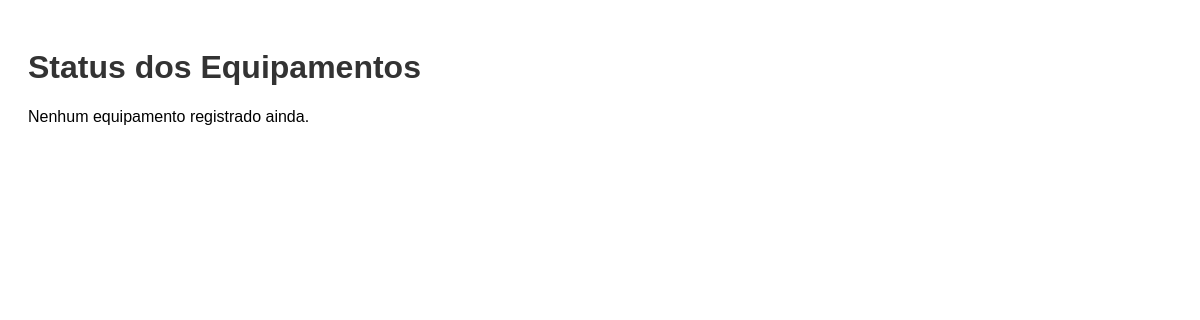
Before: / with the older database file.
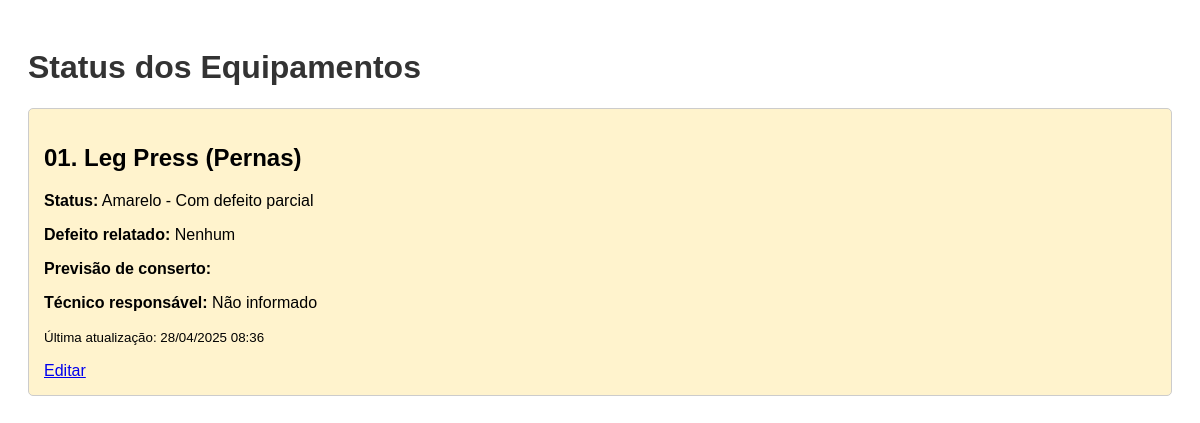
After: the same page with the newer database file.
### equipamentos/models.py (models this page shows, shortened)
class Equipamento(models.Model):
    STATUS_CHOICES = [
        ('verde', 'Verde - Funcionando'),
        ('amarelo', 'Amarelo - Com defeito parcial'),
        ('vermelho', 'Vermelho - Fora de uso'),
    ]
    nome = models.CharField(max_length=100)
    categoria = models.CharField(max_length=50)
    status = models.CharField(max_length=10, choices=STATUS_CHOICES, default='verde')
    defeito_relatado = models.TextField(blank=True, null=True)
    data_chamado = models.DateField(auto_now_add=True)
    previsao_conserto = models.DateField(blank=True, null=True)
    tecnico_responsavel = models.CharField(max_length=100, blank=True, null=True)
    ultima_atualizacao = models.DateTimeField(auto_now=True)

### equipamentos/views.py (the view)
# urls.py: path('', views.lista_equipamentos, name='lista_equipamentos'),
def lista_equipamentos(request):
    equipamentos = Equipamento.objects.all()
    return render(request, 'equipamentos/lista.html', {'equipamentos': equipamentos})

### equipamentos/templates/equipamentos/lista.html (shortened to what this page needs)
<!DOCTYPE html>
<html lang="pt-br">
<head>
</head>
<body>
    <h1>Status dos Equipamentos</h1>
    {% for eq in equipamentos %}
        <div class="equipamento {{ eq.status }}">
            <h2>{{ eq.nome }} ({{ eq.categoria }})</h2>
            <p><strong>Status:</strong> {{ eq.get_status_display }}</p>
            <p><strong>Defeito relatado:</strong> {{ eq.defeito_relatado|default:"Nenhum" }}</p>
            <p><strong>Previsão de conserto:</strong> {{ eq.previsao_conserto|date:"d/m/Y" }}</p>
            <p><strong>Técnico responsável:</strong> {{ eq.tecnico_responsavel|default:"Não informado" }}</p>
            <p><small>Última atualização: {{ eq.ultima_atualizacao|date:"d/m/Y H:i" }}</small></p>
            <a href="{% url 'editar_equipamento' eq.pk %}">Editar</a>
        </div>
    {% empty %}
        <p>Nenhum equipamento registrado ainda.</p>
    {% endfor %}
</body>
</html>

### equipamentos/templates/equipamentos/lista.html (style rules this page uses)
body { font-family: Arial, sans-serif; padding: 20px; }
.equipamento { border: 1px solid #ccc; padding: 15px; margin-bottom: 10px; border-radius: 5px; }
.amarelo { background-color: #fff3cd; }
h1 { color: #333; }

Changed rows visible on the page:
added Equipamento: nome "01. Leg Press", categoria "Pernas", status "Amarelo - Com defeito parcial", defeito_relatado "Nenhum", tecnico_responsavel "Não informado", ultima_atualizacao "28/04/2025 08:36"
Other visible differences:
text no longer shown: "Nenhum equipamento registrado ainda."
